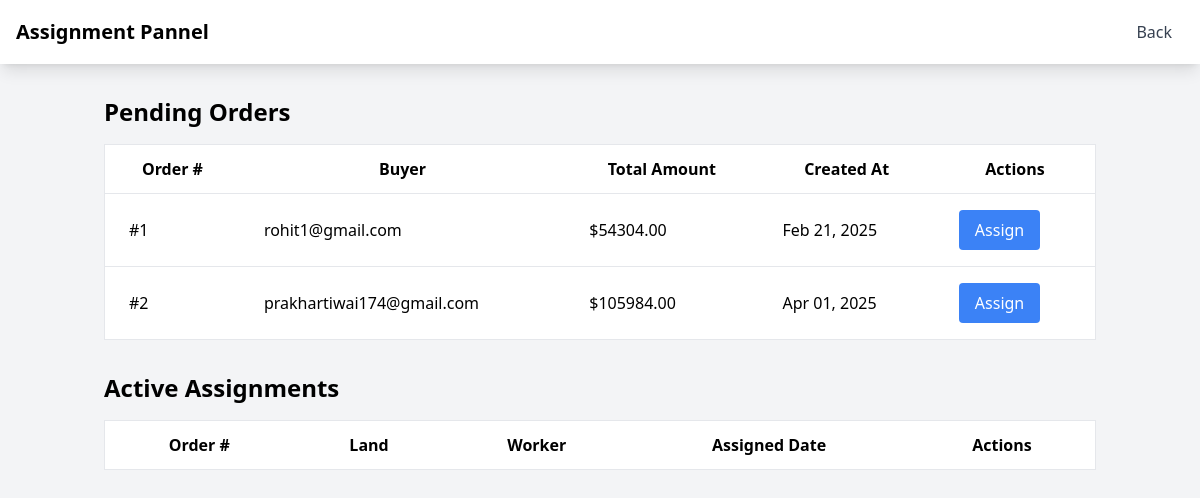
Page /admin-dashboard/ (signed in) on the committed database.
### ACP/models.py (models this page shows, shortened)
class Order(models.Model):
    STATUS_CHOICES = [
        ('pending', 'Pending'),
        ('confirmed', 'Confirmed'),
        ('processing', 'Processing'),
        ('completed', 'Completed'),
        ('cancelled', 'Cancelled')
    ]
    buyer = models.ForeignKey(User, on_delete=models.CASCADE, related_name='orders')
    order_number = models.PositiveIntegerField(unique=True, editable=False)
    items = models.JSONField()
    total_amount = models.DecimalField(max_digits=10, decimal_places=2)
    created_at = models.DateTimeField(auto_now_add=True)
    status = models.CharField(max_length=20, choices=STATUS_CHOICES, default='pending')

### ACP/views.py (the view)
# urls.py: path('admin-dashboard/', admin_dashboard, name='admin_dashboard'),
@staff_member_required
def admin_dashboard(request):
    context = {
        'pending_orders': Order.objects.filter(status='pending'),
        'free_lands': Land.objects.filter(current_state='free', status='approved'),
        'free_workers': UserProfile.objects.filter(
            user_type='worker',
            is_available=True
        ).select_related('user'),
        'active_assignments': LandAssignment.objects.filter(status='active'),
    }
    return render(request, 'dashboard.html', context)

### ACP/templates/dashboard.html (shortened to what this page needs)
<!DOCTYPE html>
<html lang="en">
<head>
    {% load static %}
    <script src="https://cdn.tailwindcss.com"></script>
</head>
<body class="bg-gray-100">
    <nav class="bg-white shadow-lg" >
        <div class="max-w-7xl mx-auto px-4">
            <div class="flex justify-between h-16">
                <div class="flex items-center">
                    <span class="text-xl font-semibold">Assignment Pannel</span>
                </div>
                <div class="flex items-center">
                    <a href="/admin" class="text-gray-700 hover:text-gray-900 px-3 py-2">Back</a>
                </div>
            </div>
        </div>
    </nav>
    <div class="container mx-auto px-4 py-8">
        <div class="mb-8">
            <h2 class="text-2xl font-semibold mb-4">Pending Orders</h2>
            <div class="overflow-x-auto">
                <table class="min-w-full bg-white border">
                    <thead>
                        <tr>
                            <th class="px-6 py-3 border-b">Order #</th>
                            <th class="px-6 py-3 border-b">Buyer</th>
                            <th class="px-6 py-3 border-b">Total Amount</th>
                            <th class="px-6 py-3 border-b">Created At</th>
                            <th class="px-6 py-3 border-b">Actions</th>
                        </tr>
                    </thead>
                    <tbody>
                        {% for order in pending_orders %}
                        <tr>
                            <td class="px-6 py-4 border-b">#{{ order.order_number }}</td>
                            <td class="px-6 py-4 border-b">{{ order.buyer.username }}</td>
                            <td class="px-6 py-4 border-b">${{ order.total_amount }}</td>
                            <td class="px-6 py-4 border-b">{{ order.created_at|date:"M d, Y" }}</td>
                            <td class="px-6 py-4 border-b">
                                <button
                                    onclick="showAssignmentModal('{{ order.id }}')"
                                    class="bg-blue-500 text-white px-4 py-2 rounded">
                                    Assign
                                </button>
                            </td>
                        </tr>
                        {% endfor %}
                    </tbody>
                </table>
            </div>
        </div>
        <div class="mb-8">
            <h2 class="text-2xl font-semibold mb-4">Active Assignments</h2>
            <div class="overflow-x-auto">
                <table class="min-w-full bg-white border">
                    <thead>
                        <tr>
                            <th class="px-6 py-3 border-b">Order #</th>
                            <th class="px-6 py-3 border-b">Land</th>
                            <th class="px-6 py-3 border-b">Worker</th>
                            <th class="px-6 py-3 border-b">Assigned Date</th>
                            <th class="px-6 py-3 border-b">Actions</th>
                        </tr>
                    </thead>
                </table>
            </div>
        </div>
    </div>
</body>
</html>

### rows in the picture
Order: order_number "1", buyer.username "rohit1@gmail.com", total_amount "54304.00", created_at "Feb 21, 2025"
Order: order_number "2", buyer.username "prakhartiwai174@gmail.com", total_amount "105984.00", created_at "Apr 01, 2025"
